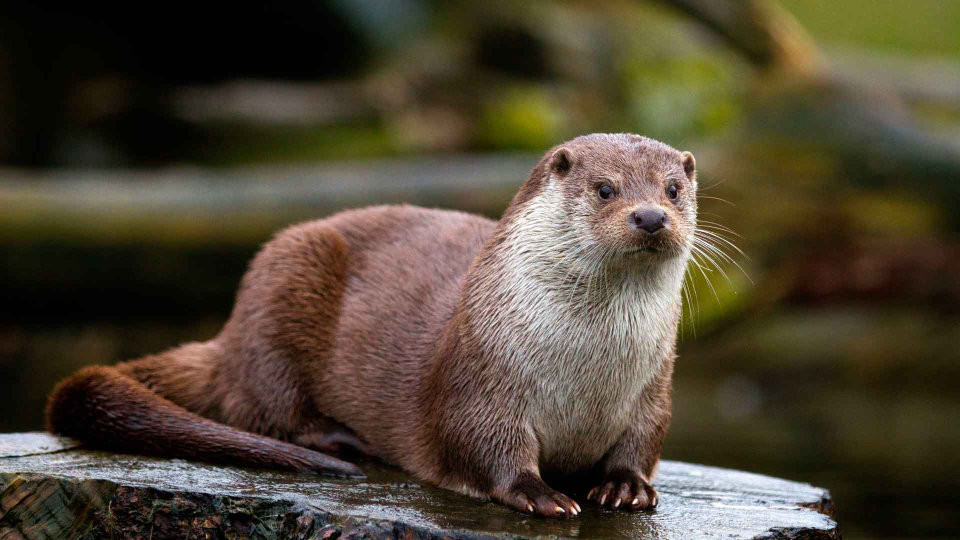
#> input picture part_1/src/rechnaya_vidra_foto.jpg, 1920 x 1080 px (shown at 1/2 size)
$ python main.py
#> lines starting #> are read from the running program, lines starting #| are printed output that depends on the picture
### image_processing_lib/windows_manager.py
import cv2
import numpy as np

from skimage.metrics import mean_squared_error


# [9 lines left out: function comparing_images, not called in this run]


def create_two_windows(
    image1: np.ndarray,
    image2: np.ndarray,
    title1: str = "Left window",
    title2: str = "Right window",
) -> None:
    """Create two opencv windows with images and titels."""

    cv2.namedWindow(title1, cv2.WINDOW_AUTOSIZE)
    cv2.namedWindow(title2, cv2.WINDOW_AUTOSIZE)

    cv2.moveWindow(title1, 100, 0)
    cv2.moveWindow(title2, 705, 0)

    image1 = cv2.resize(image1, dsize=(600, 600))
    image2 = cv2.resize(image2, dsize=(600, 600))

    cv2.imshow(title1, image1)
    cv2.imshow(title2, image2)
    cv2.waitKey(0)
    cv2.destroyAllWindows()

### image_processing_lib/time_comparing.py
import time


def get_time(f: callable, *args, **kwargs):
    start_time = time.perf_counter()
    result = f(*args, **kwargs)
    end_time = time.perf_counter()

    result_time = end_time - start_time
    print(f"Function {f.__name__} was working {result_time}")

    return result

### image_processing_lib/cli_image_argument.py
import sys
import os.path as osp

from typing import Optional


def get_image_path(*, default_path: Optional[str]):
#> in test_gauss_noise, image is the input picture: shape (1080, 1920, 3); mean B, G, R 52.6, 69.5, 79
    try:
        image_path = sys.argv[1]
        assert osp.isfile(image_path), "{} is not a file!".format(image_path)
    except (IndexError, AssertionError):
        print("path to the image is not valid! The default path was set!")
        image_path = osp.join(default_path)
    return image_path

### part_1/main.py
import os.path as osp

import numpy as np
import cv2

import sys

sys.path.append(osp.dirname(osp.dirname(__file__)))

from image_processing_lib.windows_manager import create_two_windows
from image_processing_lib.time_comparing import get_time
from image_processing_lib.cli_image_argument import get_image_path


def get_gauss_noise(image):
    gaussian_noise = np.zeros(
        (image.shape[0], image.shape[1], image.shape[2]), dtype=np.uint8
    )
    cv2.randn(gaussian_noise, (128, 128, 128), (20, 20, 20))
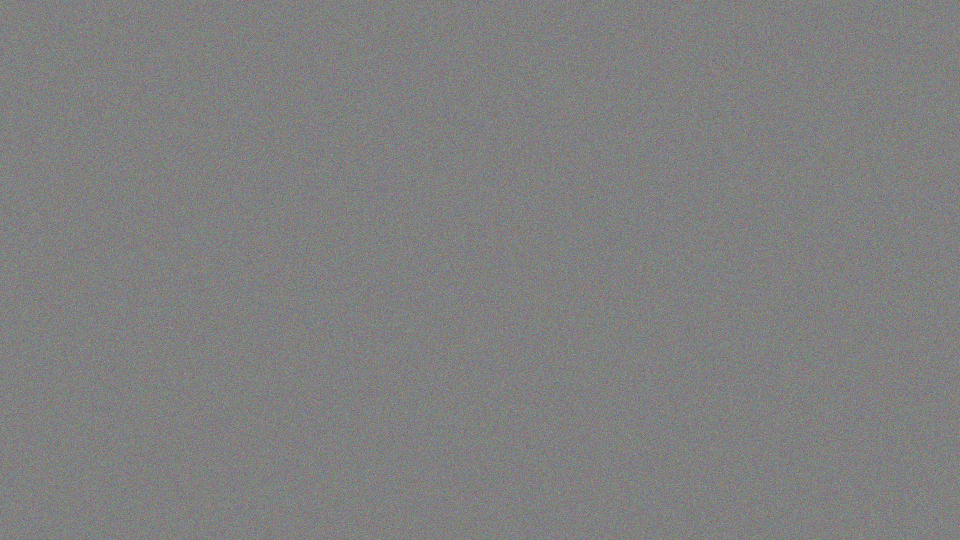
#> gaussian_noise: shape (1080, 1920, 3) (shown at 1/2 size); mean of channels 0, 1, 2 128, 128, 128; drawn as B, G, R
    gaussian_noise = (gaussian_noise * 0.5).astype(np.uint8)
    return cv2.add(image, gaussian_noise)
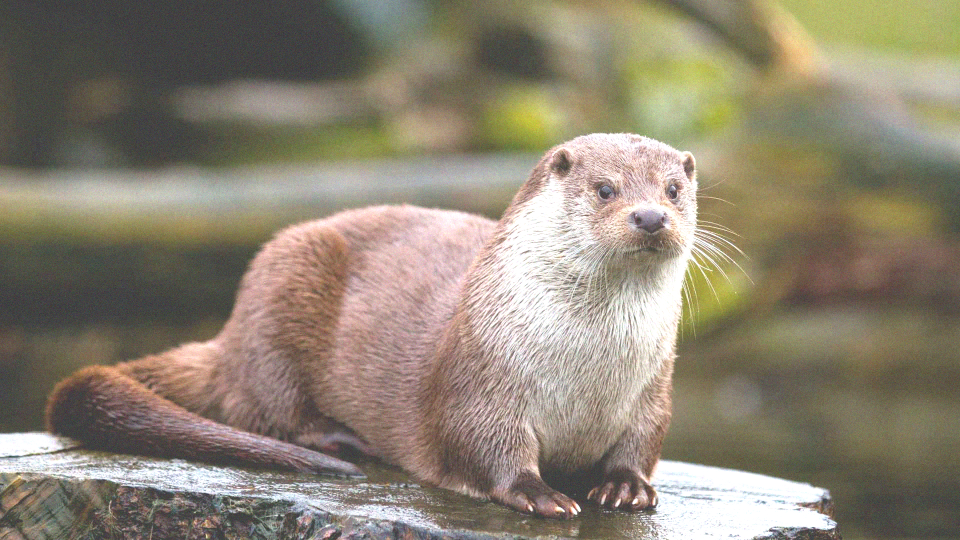
#> returned value: shape (1080, 1920, 3) (shown at 1/2 size); mean of channels 0, 1, 2 115.2, 132.3, 141.5; drawn as B, G, R


def test_gauss_noise(img_path: str):
    image = cv2.imread(img_path)
    noisy = get_time(get_gauss_noise, image)
    create_two_windows(image, noisy)
#> in create_two_windows, `image1 = cv2.resize(image1, dsize=(600, 600))`:
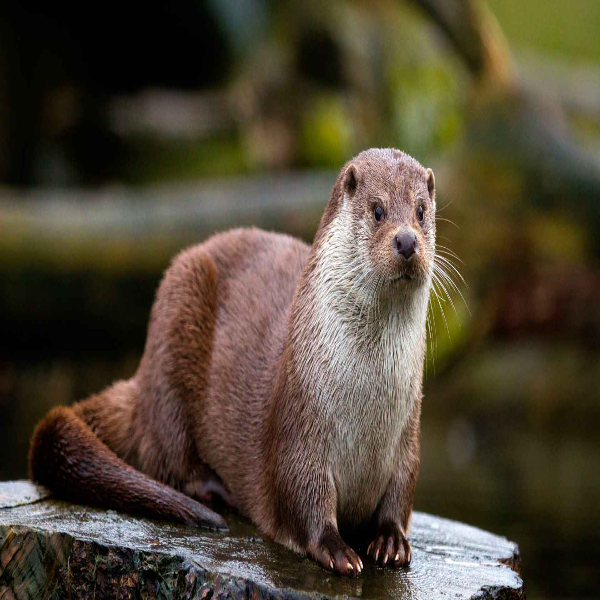
#> image1: shape (600, 600, 3); mean of channels 0, 1, 2 52.5, 69.4, 78.9; drawn as B, G, R
#> in create_two_windows, `image2 = cv2.resize(image2, dsize=(600, 600))`:
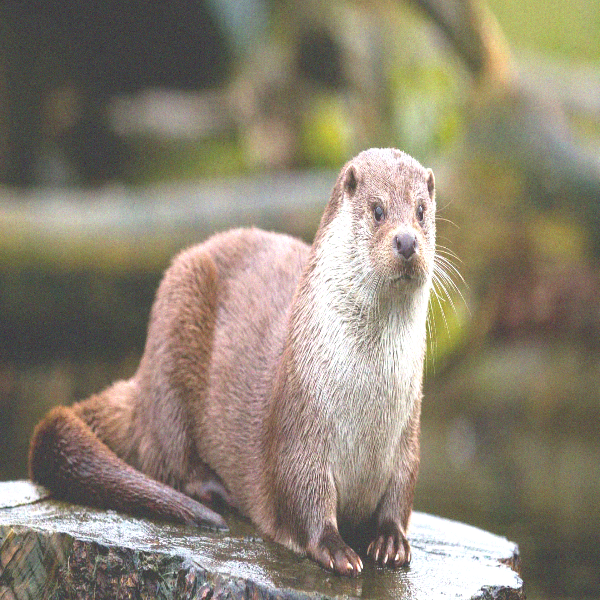
#> image2: shape (600, 600, 3); mean of channels 0, 1, 2 115.1, 132.2, 141.4; drawn as B, G, R
    return noisy


if __name__ == "__main__":
    image_path = get_image_path(
        default_path=osp.join(osp.dirname(__file__), "src/rechnaya_vidra_foto.jpg")
    )
    test_gauss_noise(image_path)
